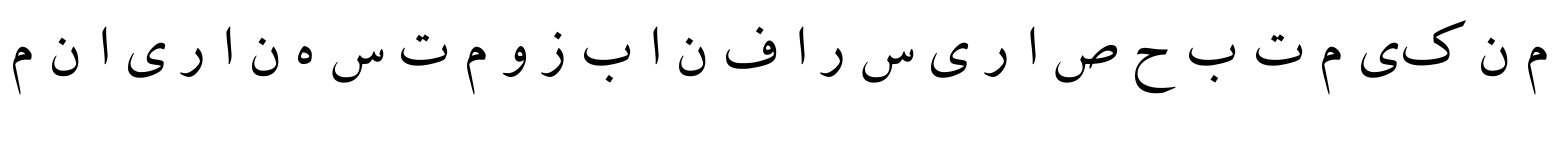
#> input picture lab_7/sentence.png, 1557 x 145 px
$ python -i img_options.py   (imports and definitions only)
#> lines starting #> are read from the running program, lines starting #| are printed output that depends on the picture; after the words box and inside, x2 and y2 are one past the last pixel; in counts of white or black regions, pixels touching at a corner belong together
from PIL import Image
INDENT = 10

def semitone(img):
    """Reducing the image to a semitone"""
    if str(img.mode) == "L":
        return img

    width = img.size[0]
    height = img.size[1]
    new_image = Image.new("L", (width, height))

    for x in range(width):
        for y in range(height):
            pix = img.getpixel((x, y))
            sum_ = 0.3 * pix[0] + 0.59 * pix[1] + 0.11 * pix[2]
            # sum_ = sum(pix) // 3
            new_image.putpixel((x, y), int(sum_))
    return new_image


def mono(img):
    """Converting the image to black and white."""
    if str(img.mode) == "1":
        return img

    img = semitone(img)
    integral_img = integral(img)
    width = img.size[0]
    height = img.size[1]
    new_image = Image.new("1", (width, height))

    for x in range(width):
        for y in range(height):
            pix = img.getpixel((x, y))
            int_pix = mid_pix(integral_img, x, y, width, height)
            if pix < int_pix:
                new_image.putpixel((x, y), 0)
            else:
                new_image.putpixel((x, y), 1)

    return new_image


def integral(img):
    """Calculating the integral image."""

    width = img.size[0]
    height = img.size[1]
    integral_img = [[0 for _ in range(width)] for _ in range(height)]

    for x in range(width):
        for y in range(height):
            pix = img.getpixel((x, y))
            if x == 0 and y == 0:
                new_pix = pix
            elif x == 0 and y > 0:
                new_pix = pix + integral_img[y - 1][x]
            elif x > 0 and y == 0:
                new_pix = pix + integral_img[y][x - 1]
            else:
                new_pix = (
                    pix
                    - integral_img[y - 1][x - 1]
                    + integral_img[y - 1][x]
                    + integral_img[y][x - 1]
                )
            integral_img[y][x] = new_pix
    return integral_img


def mid_pix(integral_img, x, y, width, height, indent=INDENT):
    """Average value of a pixel on an area with an indent s."""

    sqrt = 0
    pix = 0

    if y + indent >= height or x + indent >= width:
        if y + indent >= height and x + indent >= width:
            x = width - 1
            y = height - 1
            pix = (
                integral_img[y][x]
                - integral_img[y - indent][x]
                - integral_img[y][x - indent]
                + integral_img[y - indent][x - indent]
            )
            sqrt = (x + 1 - (x - indent)) * (y + 1 - (y - indent))

        elif y <= indent <= x and x + indent >= width:
            pix = (
                integral_img[y + indent][width - 1]
                - integral_img[y + indent][x - indent]
            )
            sqrt = (width - 1 - (x - indent)) * (y + indent + 1)
        elif x <= indent <= y and y + indent >= height:
            pix = (
                integral_img[height - 1][x + indent]
                - integral_img[y - indent][x + indent]
            )
            sqrt = (x + indent + 1) * (height - 1 - (y - indent) + 1)

        elif y + indent >= height:
            pix = (
                integral_img[height - 1][x + indent]
                - integral_img[y - indent][x + indent]
                - integral_img[height - 1][x - indent]
                + integral_img[y - indent][x - indent]
            )
            sqrt = (x + indent - (x - indent)) * (height - 1 - (y - indent) + 1)

        elif x + indent >= width:
            pix = (
                integral_img[y + indent][width - 1]
                - integral_img[y - indent][width - 1]
                - integral_img[y + indent][x - indent]
                + integral_img[y - indent][x - indent]
            )
            sqrt = (width - (x - indent)) * (y + indent - (y - indent) + 1)
        return pix // sqrt

    pix = integral_img[y + indent][x + indent]
    if x > indent and y > indent:
        pix = (
            pix
            - integral_img[y - indent][x + indent]
            - integral_img[y + indent][x - indent]
            + integral_img[y - indent][x - indent]
        )
        sqrt = (indent * 2 + 1) ** 2

    elif y <= indent <= x:
        pix -= integral_img[y + indent][x - indent]
        sqrt = (x + indent - (x - indent) + 1) * (y + indent + 1)
    elif x <= indent <= y:
        pix -= integral_img[y - indent][x + indent]
        sqrt = (x + indent + 1) * (y + indent - (y - indent) + 1)

    elif x < indent and y < indent:
        pix = integral_img[y][x]
        sqrt = (x + 1) * (y + 1)
    return pix // sqrt

>>> from PIL import Image
>>> picture = Image.open('sentence.png')
#> picture is the input picture: PIL image 1557x145 RGBA; mean R, G, B, A 245.3, 245.3, 245.3, 255
>>> result = mono(picture)
#> in semitone, `new_image = Image.new("L", (width, height))`: new_image: PIL image 1557x145 L; every value is 0
#> after the loop in integral, `for x in range(width):`: integral_img = 145 items
#> the loop in mono, `for x in range(width):` made 1557 passes
#> after the loop in mono, `for x in range(width):`:
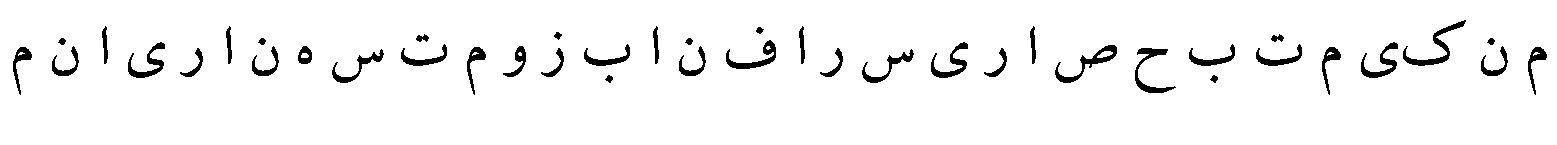
#> new_image: PIL image 1557x145 1; 95.8% white; 42 black regions, largest, box (x1, y1, x2, y2) and area: (1403, 20, 1466, 66) 555, (1055, 45, 1117, 83) 519, (1135, 48, 1176, 93) 484
